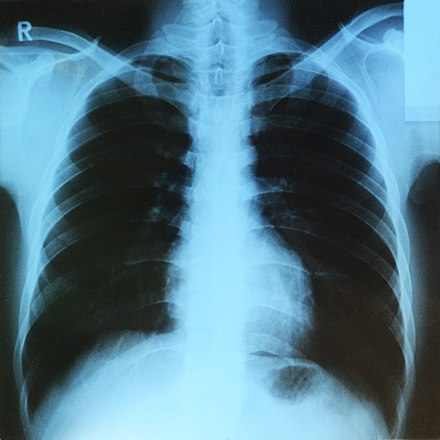
#> input picture images/440px-Lung_X-ray.jpg, 440 x 440 px, found by its file name
$ python hist_with_mask.py
#> lines starting #> are read from the running program, lines starting #| are printed output that depends on the picture; after the words box and inside, x2 and y2 are one past the last pixel; in counts of white or black regions, pixels touching at a corner belong together
from matplotlib import pyplot as plt
import numpy as np
import cv2

def plot_histogram(image, title, mask = None):
    chans = cv2.split(image)
    colors = ("b", "g", "r")
    plt.figure()
    plt.title (title)
    plt.xlabel("Bins")
    plt.ylabel("# of pixels")

    for (chan, color) in zip(chans, colors):
        hist = cv2.calcHist([chan], [0], mask, [256], [0, 256]) # compute a histogram for each channel in the image; channel [0] is for a grayscale image
        plt.plot(hist, color = color)
        plt.xlim([0, 256])
    # plt.show()


image = cv2.imread("D:/Github/python-opencv/images/440px-Lung_X-ray.jpg")
#> image is the input picture: shape (440, 440, 3); mean B, G, R 136.7, 120.4, 82.4
cv2.imshow("Original", image)
cv2.waitKey(0)
plot_histogram(image, "Hist for original image")
#> the loop in plot_histogram, `for (chan, color) in zip(chans, colors):` made 3 passes
#> color on passes 1 to 3: 'b', 'g', 'r'
plt.show()
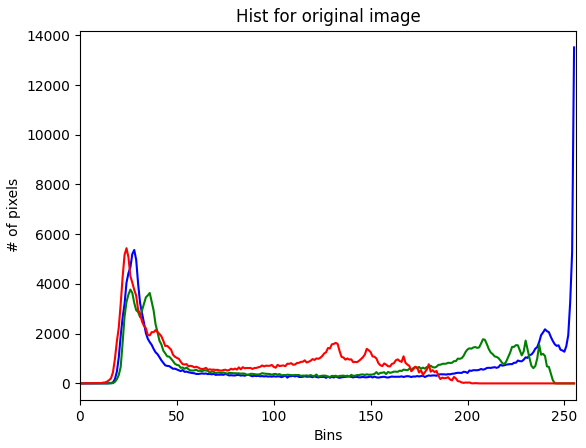
#> figure drawn by matplotlib, 1 panel; curve peaks at x = 255, y = 13513; curve peaks at x = 26, y = 3774; curve peaks at x = 24, y = 5436

mask = np.zeros(image.shape[:2], dtype = "uint8")
cv2.rectangle(mask, (15, 15), (130, 130), 255, -1)
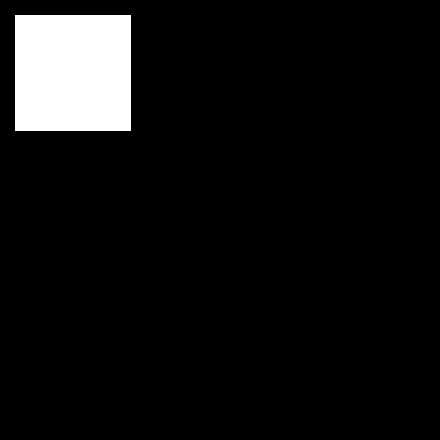
#> mask: shape (440, 440); 7% white; 1 white region, box (x1, y1, x2, y2) and area: (15, 15, 131, 131) 13456
cv2.imshow("Mask", mask)
cv2.waitKey(0)

masked = cv2.bitwise_and(image, image, mask = mask)
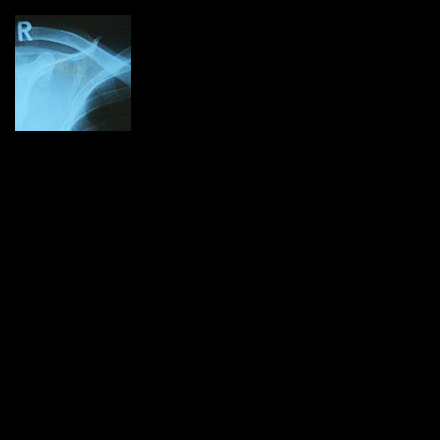
#> masked: shape (440, 440, 3); mean B, G, R 10.5, 9, 5.5
cv2.imshow("Applying the mask", masked)
cv2.waitKey(0)
plot_histogram(image, "Hist for masked image", mask = mask)
#> the loop in plot_histogram (call 2), `for (chan, color) in zip(chans, colors):` made 3 passes
plt.show()
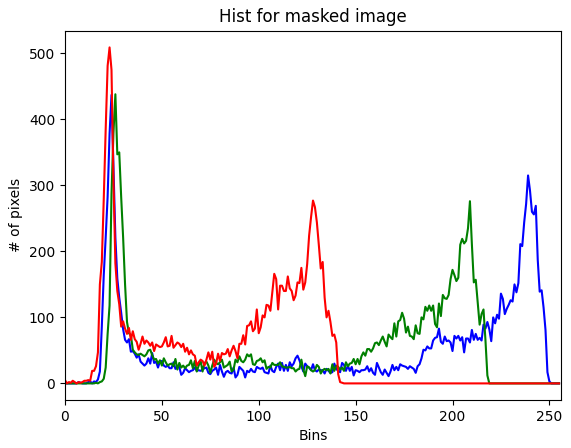
#> figure drawn by matplotlib, 1 panel; curve peaks at x = 24, y = 437; curve peaks at x = 26, y = 438; curve peaks at x = 23, y = 509
